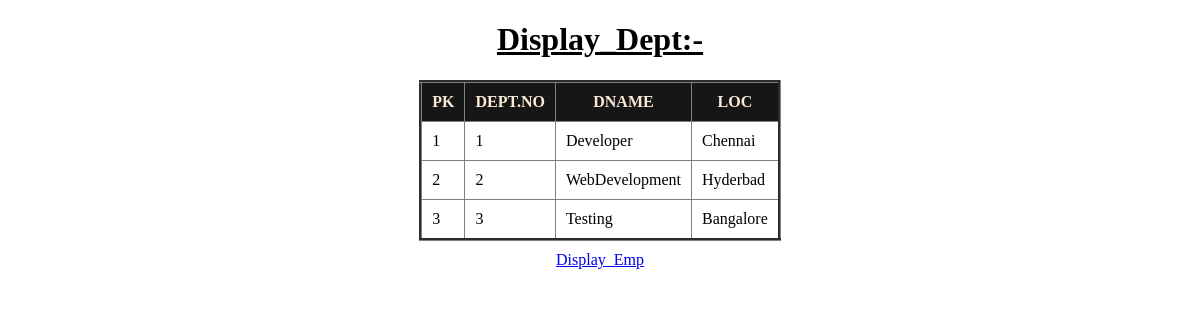
Page /dept/ on the committed database.
### app/models.py (models this page shows, shortened)
class Dept(models.Model):
    deptno=models.IntegerField(primary_key=True)
    dname=models.CharField(max_length=100,unique=True)
    loc=models.CharField(max_length=100)

### app/views.py (the view)
# urls.py: path('dept/',dept,name='dept'),
def dept(request):
    QLTO=Dept.objects.all()
    QLTO=Dept.objects.all().order_by(Length('dname').desc())
    QLTO=Dept.objects.filter(deptno__in=('1','4'))
    QLTO=Dept.objects.all()
    d={'Dept':QLTO}
    return render(request,'dept.html',d)

### templates/dept.html (shortened to what this page needs)
<!DOCTYPE html>
<html lang="en">
<head>
</head>
<body>
    <center>
        <div>
            <h1><u>Display_Dept:-</u></h1>
            <table border="3px" cellpadding="10px" cellspacing="10px">
                <tr>
                    <th>PK</th>
                    <th>DEPT.NO</th>
                    <th>DNAME</th>
                    <th>LOC</th>
                </tr>
                {% for dt in Dept %}
                    <tr class="two">
                        <td>{{dt.pk}}</td>
                        <td>{{dt.deptno}}</td>
                        <td>{{dt.dname}}</td>
                        <td>{{dt.loc}}</td>
                    </tr>
                {% endfor %}
            </table>
        </div>
        <div class="one">
            <a href="{% url 'emp' %}">Display_Emp</a>
        </div>
    </center>
</body>
</html>

### templates/dept.html (style rules this page uses)
table { border-collapse: collapse; }
th { background-color: rgb(23, 22, 22); color: antiquewhite; }
.one { margin-top: 10px; }

### rows in the picture
Dept: pk "1", deptno "1", dname "Developer", loc "Chennai"
Dept: pk "2", deptno "2", dname "WebDevelopment", loc "Hyderbad"
Dept: pk "3", deptno "3", dname "Testing", loc "Bangalore"
